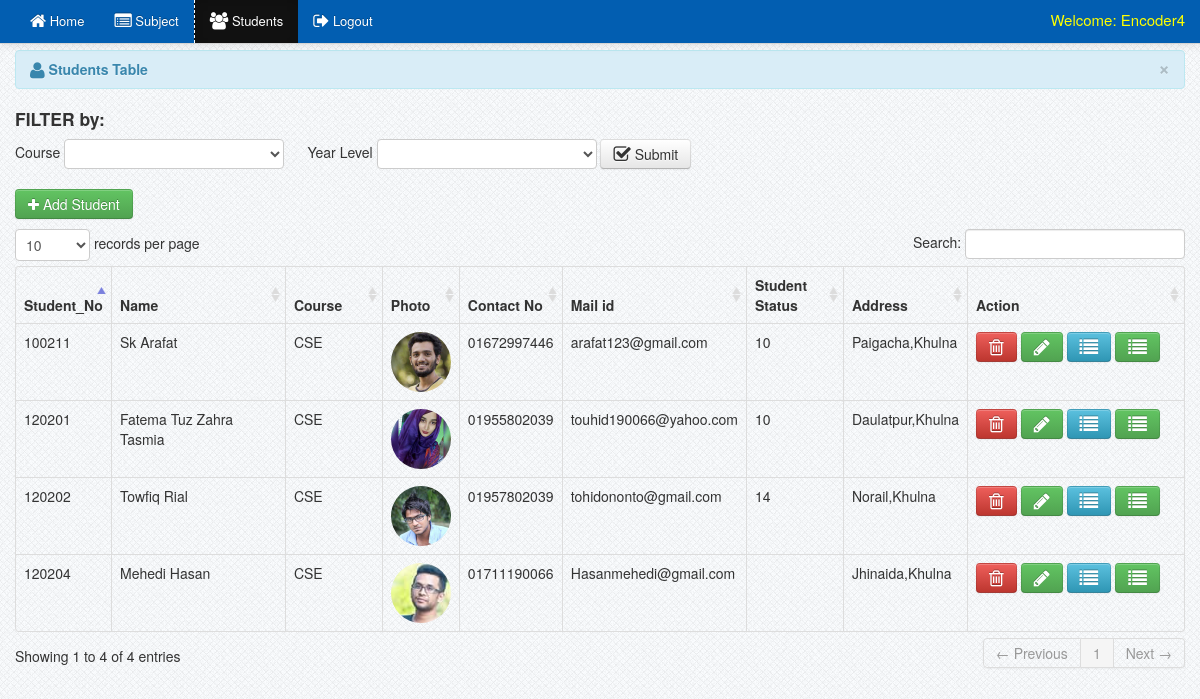
/registrar/drop_a.php (signed in), run on the app's committed database.
### tables this page shows
CREATE TABLE `users` (
  `user_id` int(11) NOT NULL AUTO_INCREMENT,
  `username` varchar(100) NOT NULL,
  `password` varchar(100) NOT NULL,
  `firstname` varchar(100) NOT NULL,
  `lastname` varchar(100) NOT NULL,
  `user_type` varchar(100) NOT NULL,
  PRIMARY KEY (`user_id`)
);

CREATE TABLE `students` (
  `student_id` int(11) NOT NULL AUTO_INCREMENT,
  `firstname` varchar(100) NOT NULL,
  `lastname` varchar(100) NOT NULL,
  `password` varchar(100) NOT NULL,
  `gender` varchar(10) NOT NULL,
  `course` varchar(100) NOT NULL,
  `address` varchar(100) NOT NULL,
  `contact` varchar(100) NOT NULL,
  `mail_id` varchar(100) NOT NULL,
  `photo` varchar(100) NOT NULL,
  `student_no` varchar(100) NOT NULL,
  `status` varchar(100) NOT NULL,
  `year_level` varchar(100) NOT NULL,
  `term` varchar(100) NOT NULL,
  `student_status` varchar(100) NOT NULL,
  `reg_status` varchar(111) NOT NULL,
  `reg_stat` varchar(111) NOT NULL,
  `a_a` varchar(111) NOT NULL,
  `a_d` varchar(111) NOT NULL,
  `fees` varchar(111) NOT NULL,
  PRIMARY KEY (`student_id`)
);

### registrar/session.php (called while the page is built, shortened)
<?php
$session_id=$_SESSION['id'];
?>

### registrar/drop_a.php (the view, shortened to what this page needs)
<?php include('header.php'); ?>
<?php include('session.php'); ?>
<?php include('navbar_students.php'); ?>
    <div class="container">
		<div class="margin-top">
			<div class="row">
			<div class="span12">
			   <div class="alert alert-info">
                                    <button type="button" class="close" data-dismiss="alert">&times;</button>
                                    <strong><i class="icon-user icon-large"></i>&nbsp;Students Table</strong>
                                </div>
								<label><h4>FILTER by:</h4></label>
									<form  method = "POST" class="form-inline" action="sort_students.php">
									Course
									<select name="course" required>
									<option></option>
									<?php
									$course_query = mysql_query("select * from course") or die(mysql_error());
									while($course_row = mysql_fetch_array($course_query)){
									?>
									<option><?php echo $course_row['code']; ?></option>
									<?php  } ?>
									</select>
									&nbsp;&nbsp;&nbsp;&nbsp;
									Year Level
									<select name="year_level" required>
									<option></option>
									<option value="1">First Year</option>
									</select>
									<button type="submit" name="sort_students" class="btn"><i class="icon-check icon-large"></i>&nbsp;Submit</button>
								</form>
                            <table cellpadding="0" cellspacing="0" border="0" class="table  table-bordered" id="example">
								<p><a href="add_student.php" class="btn btn-success"><i class="icon-plus"></i>&nbsp;Add Student</a></p>
                                <thead>
                                    <tr>
                                        <th>Student_No</th>
                                        <th>Name</th>
                                        <th>Course</th>
                                        <th>Photo</th>
                                        <th>Contact No</th>
                                        <th>Mail id</th>
                                        <th>Student Status</th>
                                        <th>Address</th>
                                        <th>Action</th>
                                    </tr>
                                </thead>
                                <tbody>
                                  <?php  $user_query=mysql_query("select * from students where status='active'")or die(mysql_error());
									while($row=mysql_fetch_array($user_query)){
									$id=$row['student_id'];  ?>
									<tr class="del<?php echo $id ?>">
									<td><?php echo $row['student_no']; ?></td>
                                    <td><?php echo $row['firstname']." ".$row['lastname']; ?></td>
                                    <td width="80"><?php echo $row['course']; ?> </td>
                                    <td width="60"><img src="<?php echo $row['photo']; ?>" width="60" height="60" class="img-circle"></td>
									 <td width="80"><?php echo $row['contact']; ?></td>
									 <td width="80"><?php echo $row['mail_id']; ?></td>
									 <td width="80"><?php echo $row['student_status']; ?></td>
                                      <td width="80"><?php echo $row['address']; ?></td>
                                    <td width="200">
                                        <a rel="tooltip"  title="Delete" id="<?php echo $id; ?>" href="#delete_student<?php echo $id; ?>" data-toggle="modal"    class="btn btn-danger"><i class="icon-trash icon-large"></i></a>
										<a  rel="tooltip"  title="Edit" id="e<?php echo $id; ?>" href="edit_student.php<?php echo '?id='.$id; ?>" class="btn btn-success"><i class="icon-pencil icon-large"></i></a>
										<a  rel="tooltip"  title="View Grade" id="v<?php echo $id; ?>"  href="view_grade.php<?php echo '?id='.$id; ?>" class="btn btn-info"><i class="icon-list icon-large"></i></a>
                                        <a  rel="tooltip"  title="View Registration" id="v<?php echo $id; ?>"  href="view_grade.php<?php echo '?id='.$id; ?>" class="btn btn-success"><i class="icon-list icon-large"></i></a>
                                    </td>
                                    </tr>
									<?php  }  ?>
                                </tbody>
                            </table>
			</div>
			</div>
		</div>
    </div>
<?php include('footer.php') ?>

### registrar/navbar_students.php (shortened to what this page needs)
<?php
$user_query  = mysql_query("select * from users where user_id = '$session_id'")or die(mysql_error());
$user_row =mysql_fetch_array($user_query);
?>
	 <div class="navbar navbar-fixed-top navbar-inverse">
            <div class="navbar-inner">
                <div class="container">
                    <div class="nav-collapse collapse">
					<ul class="nav">
					<li><a href="dasboard.php"><i class="icon-home icon-large"></i>&nbsp;Home</a></li>
					<li><a href="subject.php"><i class="icon-list-alt icon-large"></i>&nbsp;Subject</a></li>
					<li  class="active"><a href="students.php"><i class="icon-group icon-large"></i>&nbsp;Students</a></li>
					<li><a href="logout.php"><i class="icon-signout icon-large"></i>&nbsp;Logout</a></li>
					</ul>
					 <div class="pull-right">
						<div class="admin">Welcome: <?php echo $user_row['user_type']; ?></div>
                     </div>
                    </div>
                </div>
            </div>
        </div>

### css/docs.css (style rules this page uses)
.admin { color: yellow; font-size: 15px; margin-top: 10px; }
.margin-top { margin-top:50px; }
body { background: url(../img/grid_noise.png); position: relative; }
body > .navbar { font-size: 13px; }

### css/print.css (style rules this page uses)
.navbar { display:none; }
table { font-family:arial !important; }
#example th { border-right:1px solid; font-family:arial !important; }
#example th:first-child { border-left:1px solid; font-family:arial !important; }
#example td { border-right:1px solid; text-align:center; }
#example td:first-child { border-left:1px solid; text-align:center; }
h4 { font-size:15px; font-family:arial !important; }

### data on the page
users: user_type "Encoder4"
students: student_no "120201", firstname "Fatema Tuz", lastname "Zahra Tasmia", course "CSE", photo (picture), contact "01955802039", mail "touhid190066@yahoo.com", student_status "10", address "Daulatpur,Khulna"
students: student_no "120202", firstname "Towfiq", lastname "Rial", course "CSE", photo (picture), contact "01957802039", mail "tohidononto@gmail.com", student_status "14", address "Norail,Khulna"
students: student_no "100211", firstname "Sk", lastname "Arafat", course "CSE", photo (picture), contact "01672997446", mail "arafat123@gmail.com", student_status "10", address "Paigacha,Khulna"
students: student_no "120204", firstname "Mehedi", lastname "Hasan", course "CSE", photo (picture), contact "01711190066", mail "Hasanmehedi@gmail.com", address "Jhinaida,Khulna"
